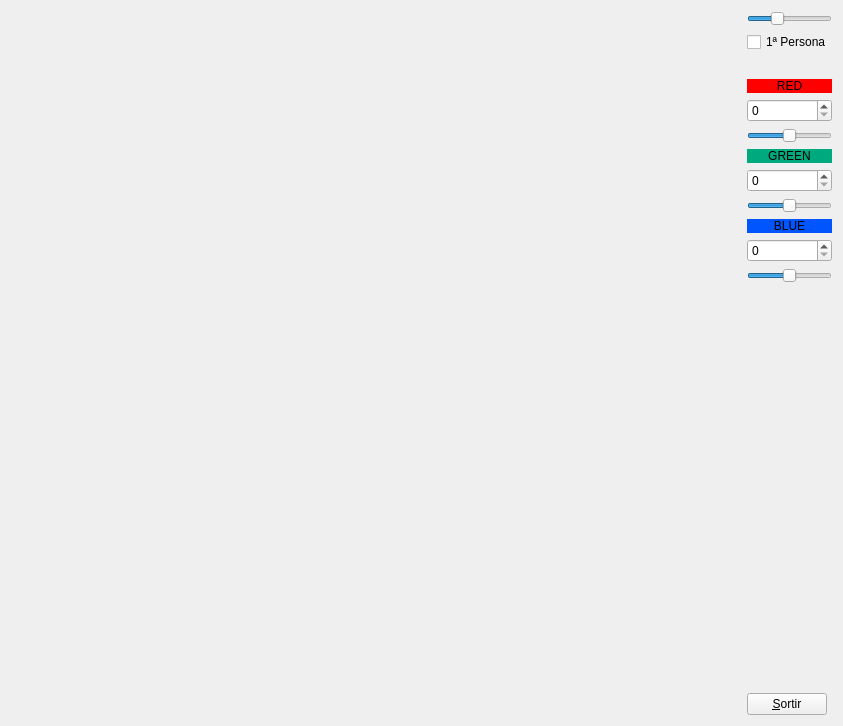
<?xml version="1.0" encoding="UTF-8"?>
<ui version="4.0">
 <class>MyForm</class>
 <widget class="QWidget" name="MyForm">
  <property name="geometry">
   <rect>
    <x>0</x>
    <y>0</y>
    <width>843</width>
    <height>726</height>
   </rect>
  </property>
  <property name="windowTitle">
   <string>Form</string>
  </property>
  <layout class="QHBoxLayout" name="horizontalLayout">
   <item>
    <widget class="MyGLWidget" name="widget" native="true">
     <property name="sizePolicy">
      <sizepolicy hsizetype="Expanding" vsizetype="Expanding">
       <horstretch>0</horstretch>
       <verstretch>0</verstretch>
      </sizepolicy>
     </property>
    </widget>
   </item>
   <item>
    <layout class="QVBoxLayout" name="verticalLayout">
     <item>
      <widget class="QSlider" name="horizontalSlider">
       <property name="sizePolicy">
        <sizepolicy hsizetype="Ignored" vsizetype="Fixed">
         <horstretch>0</horstretch>
         <verstretch>0</verstretch>
        </sizepolicy>
       </property>
       <property name="maximumSize">
        <size>
         <width>16777</width>
         <height>16777215</height>
        </size>
       </property>
       <property name="maximum">
        <number>180</number>
       </property>
       <property name="value">
        <number>58</number>
       </property>
       <property name="orientation">
        <enum>Qt::Horizontal</enum>
       </property>
      </widget>
     </item>
     <item>
      <widget class="QCheckBox" name="checkBox">
       <property name="text">
        <string>1ª Persona</string>
       </property>
      </widget>
     </item>
     <item>
      <spacer name="verticalSpacer_2">
       <property name="orientation">
        <enum>Qt::Vertical</enum>
       </property>
       <property name="sizeType">
        <enum>QSizePolicy::Preferred</enum>
       </property>
       <property name="sizeHint" stdset="0">
        <size>
         <width>20</width>
         <height>21</height>
        </size>
       </property>
      </spacer>
     </item>
     <item>
      <widget class="QLabel" name="label">
       <property name="palette">
        <palette>
         <active>
          <colorrole role="WindowText">
           <brush brushstyle="SolidPattern">
            <color alpha="255">
             <red>0</red>
             <green>0</green>
             <blue>0</blue>
            </color>
           </brush>
          </colorrole>
          <colorrole role="Button">
           <brush brushstyle="SolidPattern">
            <color alpha="255">
             <red>255</red>
             <green>0</green>
             <blue>0</blue>
            </color>
           </brush>
          </colorrole>
          <colorrole role="Light">
           <brush brushstyle="SolidPattern">
            <color alpha="255">
             <red>255</red>
             <green>127</green>
             <blue>127</blue>
            </color>
           </brush>
          </colorrole>
          <colorrole role="Midlight">
           <brush brushstyle="SolidPattern">
            <color alpha="255">
             <red>255</red>
             <green>63</green>
             <blue>63</blue>
            </color>
           </brush>
          </colorrole>
          <colorrole role="Dark">
           <brush brushstyle="SolidPattern">
            <color alpha="255">
             <red>127</red>
             <green>0</green>
             <blue>0</blue>
            </color>
           </brush>
          </colorrole>
          <colorrole role="Mid">
           <brush brushstyle="SolidPattern">
            <color alpha="255">
             <red>170</red>
             <green>0</green>
             <blue>0</blue>
            </color>
           </brush>
          </colorrole>
          <colorrole role="Text">
           <brush brushstyle="SolidPattern">
            <color alpha="255">
             <red>0</red>
             <green>0</green>
             <blue>0</blue>
            </color>
           </brush>
          </colorrole>
          <colorrole role="BrightText">
           <brush brushstyle="SolidPattern">
            <color alpha="255">
             <red>255</red>
             <green>255</green>
             <blue>255</blue>
            </color>
           </brush>
          </colorrole>
          <colorrole role="ButtonText">
           <brush brushstyle="SolidPattern">
            <color alpha="255">
             <red>0</red>
             <green>0</green>
             <blue>0</blue>
            </color>
           </brush>
          </colorrole>
          <colorrole role="Base">
           <brush brushstyle="SolidPattern">
            <color alpha="255">
             <red>255</red>
             <green>255</green>
             <blue>255</blue>
            </color>
           </brush>
          </colorrole>
          <colorrole role="Window">
           <brush brushstyle="SolidPattern">
            <color alpha="255">
             <red>255</red>
             <green>0</green>
             <blue>0</blue>
            </color>
           </brush>
          </colorrole>
          <colorrole role="Shadow">
           <brush brushstyle="SolidPattern">
            <color alpha="255">
             <red>0</red>
             <green>0</green>
             <blue>0</blue>
            </color>
           </brush>
          </colorrole>
          <colorrole role="AlternateBase">
           <brush brushstyle="SolidPattern">
            <color alpha="255">
             <red>255</red>
             <green>127</green>
             <blue>127</blue>
            </color>
           </brush>
          </colorrole>
          <colorrole role="ToolTipBase">
           <brush brushstyle="SolidPattern">
            <color alpha="255">
             <red>255</red>
             <green>255</green>
             <blue>220</blue>
            </color>
           </brush>
          </colorrole>
          <colorrole role="ToolTipText">
           <brush brushstyle="SolidPattern">
            <color alpha="255">
             <red>0</red>
             <green>0</green>
             <blue>0</blue>
            </color>
           </brush>
          </colorrole>
         </active>
         <inactive>
          <colorrole role="WindowText">
           <brush brushstyle="SolidPattern">
            <color alpha="255">
             <red>0</red>
             <green>0</green>
             <blue>0</blue>
            </color>
           </brush>
          </colorrole>
          <colorrole role="Button">
           <brush brushstyle="SolidPattern">
            <color alpha="255">
             <red>255</red>
             <green>0</green>
             <blue>0</blue>
            </color>
           </brush>
          </colorrole>
          <colorrole role="Light">
           <brush brushstyle="SolidPattern">
            <color alpha="255">
             <red>255</red>
             <green>127</green>
             <blue>127</blue>
            </color>
           </brush>
          </colorrole>
          <colorrole role="Midlight">
           <brush brushstyle="SolidPattern">
            <color alpha="255">
             <red>255</red>
             <green>63</green>
             <blue>63</blue>
            </color>
           </brush>
          </colorrole>
          <colorrole role="Dark">
           <brush brushstyle="SolidPattern">
            <color alpha="255">
             <red>127</red>
             <green>0</green>
             <blue>0</blue>
            </color>
           </brush>
          </colorrole>
          <colorrole role="Mid">
           <brush brushstyle="SolidPattern">
            <color alpha="255">
             <red>170</red>
             <green>0</green>
             <blue>0</blue>
            </color>
           </brush>
          </colorrole>
          <colorrole role="Text">
           <brush brushstyle="SolidPattern">
            <color alpha="255">
             <red>0</red>
             <green>0</green>
             <blue>0</blue>
            </color>
           </brush>
          </colorrole>
          <colorrole role="BrightText">
           <brush brushstyle="SolidPattern">
            <color alpha="255">
             <red>255</red>
             <green>255</green>
             <blue>255</blue>
            </color>
           </brush>
          </colorrole>
          <colorrole role="ButtonText">
           <brush brushstyle="SolidPattern">
            <color alpha="255">
             <red>0</red>
             <green>0</green>
             <blue>0</blue>
            </color>
           </brush>
          </colorrole>
          <colorrole role="Base">
           <brush brushstyle="SolidPattern">
            <color alpha="255">
             <red>255</red>
             <green>255</green>
             <blue>255</blue>
            </color>
           </brush>
          </colorrole>
          <colorrole role="Window">
           <brush brushstyle="SolidPattern">
            <color alpha="255">
             <red>255</red>
             <green>0</green>
             <blue>0</blue>
            </color>
           </brush>
          </colorrole>
          <colorrole role="Shadow">
           <brush brushstyle="SolidPattern">
            <color alpha="255">
             <red>0</red>
             <green>0</green>
             <blue>0</blue>
            </color>
           </brush>
          </colorrole>
          <colorrole role="AlternateBase">
           <brush brushstyle="SolidPattern">
            <color alpha="255">
             <red>255</red>
             <green>127</green>
             <blue>127</blue>
            </color>
           </brush>
          </colorrole>
          <colorrole role="ToolTipBase">
           <brush brushstyle="SolidPattern">
            <color alpha="255">
             <red>255</red>
             <green>255</green>
             <blue>220</blue>
            </color>
           </brush>
          </colorrole>
          <colorrole role="ToolTipText">
           <brush brushstyle="SolidPattern">
            <color alpha="255">
             <red>0</red>
             <green>0</green>
             <blue>0</blue>
            </color>
           </brush>
          </colorrole>
         </inactive>
         <disabled>
          <colorrole role="WindowText">
           <brush brushstyle="SolidPattern">
            <color alpha="255">
             <red>127</red>
             <green>0</green>
             <blue>0</blue>
            </color>
           </brush>
          </colorrole>
          <colorrole role="Button">
           <brush brushstyle="SolidPattern">
            <color alpha="255">
             <red>255</red>
             <green>0</green>
             <blue>0</blue>
            </color>
           </brush>
          </colorrole>
          <colorrole role="Light">
           <brush brushstyle="SolidPattern">
            <color alpha="255">
             <red>255</red>
             <green>127</green>
             <blue>127</blue>
            </color>
           </brush>
          </colorrole>
          <colorrole role="Midlight">
           <brush brushstyle="SolidPattern">
            <color alpha="255">
             <red>255</red>
             <green>63</green>
             <blue>63</blue>
            </color>
           </brush>
          </colorrole>
          <colorrole role="Dark">
           <brush brushstyle="SolidPattern">
            <color alpha="255">
             <red>127</red>
             <green>0</green>
             <blue>0</blue>
            </color>
           </brush>
          </colorrole>
          <colorrole role="Mid">
           <brush brushstyle="SolidPattern">
            <color alpha="255">
             <red>170</red>
             <green>0</green>
             <blue>0</blue>
            </color>
           </brush>
          </colorrole>
          <colorrole role="Text">
           <brush brushstyle="SolidPattern">
            <color alpha="255">
             <red>127</red>
             <green>0</green>
             <blue>0</blue>
            </color>
           </brush>
          </colorrole>
          <colorrole role="BrightText">
           <brush brushstyle="SolidPattern">
            <color alpha="255">
             <red>255</red>
             <green>255</green>
             <blue>255</blue>
            </color>
           </brush>
          </colorrole>
          <colorrole role="ButtonText">
           <brush brushstyle="SolidPattern">
            <color alpha="255">
             <red>127</red>
             <green>0</green>
             <blue>0</blue>
            </color>
           </brush>
          </colorrole>
          <colorrole role="Base">
           <brush brushstyle="SolidPattern">
            <color alpha="255">
             <red>255</red>
             <green>0</green>
             <blue>0</blue>
            </color>
           </brush>
          </colorrole>
          <colorrole role="Window">
           <brush brushstyle="SolidPattern">
            <color alpha="255">
             <red>255</red>
             <green>0</green>
             <blue>0</blue>
            </color>
           </brush>
          </colorrole>
          <colorrole role="Shadow">
           <brush brushstyle="SolidPattern">
            <color alpha="255">
             <red>0</red>
             <green>0</green>
             <blue>0</blue>
            </color>
           </brush>
          </colorrole>
          <colorrole role="AlternateBase">
           <brush brushstyle="SolidPattern">
            <color alpha="255">
             <red>255</red>
             <green>0</green>
             <blue>0</blue>
            </color>
           </brush>
          </colorrole>
          <colorrole role="ToolTipBase">
           <brush brushstyle="SolidPattern">
            <color alpha="255">
             <red>255</red>
             <green>255</green>
             <blue>220</blue>
            </color>
           </brush>
          </colorrole>
          <colorrole role="ToolTipText">
           <brush brushstyle="SolidPattern">
            <color alpha="255">
             <red>0</red>
             <green>0</green>
             <blue>0</blue>
            </color>
           </brush>
          </colorrole>
         </disabled>
        </palette>
       </property>
       <property name="autoFillBackground">
        <bool>true</bool>
       </property>
       <property name="text">
        <string>RED</string>
       </property>
       <property name="textFormat">
        <enum>Qt::RichText</enum>
       </property>
       <property name="alignment">
        <set>Qt::AlignCenter</set>
       </property>
      </widget>
     </item>
     <item>
      <widget class="QSpinBox" name="spinBox"/>
     </item>
     <item>
      <widget class="QSlider" name="horizontalSlider_2">
       <property name="sizePolicy">
        <sizepolicy hsizetype="Minimum" vsizetype="Minimum">
         <horstretch>0</horstretch>
         <verstretch>0</verstretch>
        </sizepolicy>
       </property>
       <property name="maximum">
        <number>100</number>
       </property>
       <property name="value">
        <number>50</number>
       </property>
       <property name="orientation">
        <enum>Qt::Horizontal</enum>
       </property>
      </widget>
     </item>
     <item>
      <widget class="QLabel" name="label_2">
       <property name="palette">
        <palette>
         <active>
          <colorrole role="WindowText">
           <brush brushstyle="SolidPattern">
            <color alpha="255">
             <red>0</red>
             <green>0</green>
             <blue>0</blue>
            </color>
           </brush>
          </colorrole>
          <colorrole role="Button">
           <brush brushstyle="SolidPattern">
            <color alpha="255">
             <red>0</red>
             <green>170</green>
             <blue>127</blue>
            </color>
           </brush>
          </colorrole>
          <colorrole role="Light">
           <brush brushstyle="SolidPattern">
            <color alpha="255">
             <red>0</red>
             <green>255</green>
             <blue>191</blue>
            </color>
           </brush>
          </colorrole>
          <colorrole role="Midlight">
           <brush brushstyle="SolidPattern">
            <color alpha="255">
             <red>0</red>
             <green>212</green>
             <blue>159</blue>
            </color>
           </brush>
          </colorrole>
          <colorrole role="Dark">
           <brush brushstyle="SolidPattern">
            <color alpha="255">
             <red>0</red>
             <green>85</green>
             <blue>63</blue>
            </color>
           </brush>
          </colorrole>
          <colorrole role="Mid">
           <brush brushstyle="SolidPattern">
            <color alpha="255">
             <red>0</red>
             <green>113</green>
             <blue>84</blue>
            </color>
           </brush>
          </colorrole>
          <colorrole role="Text">
           <brush brushstyle="SolidPattern">
            <color alpha="255">
             <red>0</red>
             <green>0</green>
             <blue>0</blue>
            </color>
           </brush>
          </colorrole>
          <colorrole role="BrightText">
           <brush brushstyle="SolidPattern">
            <color alpha="255">
             <red>255</red>
             <green>255</green>
             <blue>255</blue>
            </color>
           </brush>
          </colorrole>
          <colorrole role="ButtonText">
           <brush brushstyle="SolidPattern">
            <color alpha="255">
             <red>0</red>
             <green>0</green>
             <blue>0</blue>
            </color>
           </brush>
          </colorrole>
          <colorrole role="Base">
           <brush brushstyle="SolidPattern">
            <color alpha="255">
             <red>255</red>
             <green>255</green>
             <blue>255</blue>
            </color>
           </brush>
          </colorrole>
          <colorrole role="Window">
           <brush brushstyle="SolidPattern">
            <color alpha="255">
             <red>0</red>
             <green>170</green>
             <blue>127</blue>
            </color>
           </brush>
          </colorrole>
          <colorrole role="Shadow">
           <brush brushstyle="SolidPattern">
            <color alpha="255">
             <red>0</red>
             <green>0</green>
             <blue>0</blue>
            </color>
           </brush>
          </colorrole>
          <colorrole role="AlternateBase">
           <brush brushstyle="SolidPattern">
            <color alpha="255">
             <red>127</red>
             <green>212</green>
             <blue>191</blue>
            </color>
           </brush>
          </colorrole>
          <colorrole role="ToolTipBase">
           <brush brushstyle="SolidPattern">
            <color alpha="255">
             <red>255</red>
             <green>255</green>
             <blue>220</blue>
            </color>
           </brush>
          </colorrole>
          <colorrole role="ToolTipText">
           <brush brushstyle="SolidPattern">
            <color alpha="255">
             <red>0</red>
             <green>0</green>
             <blue>0</blue>
            </color>
           </brush>
          </colorrole>
         </active>
         <inactive>
          <colorrole role="WindowText">
           <brush brushstyle="SolidPattern">
            <color alpha="255">
             <red>0</red>
             <green>0</green>
             <blue>0</blue>
            </color>
           </brush>
          </colorrole>
          <colorrole role="Button">
           <brush brushstyle="SolidPattern">
            <color alpha="255">
             <red>0</red>
             <green>170</green>
             <blue>127</blue>
            </color>
           </brush>
          </colorrole>
          <colorrole role="Light">
           <brush brushstyle="SolidPattern">
            <color alpha="255">
             <red>0</red>
             <green>255</green>
             <blue>191</blue>
            </color>
           </brush>
          </colorrole>
          <colorrole role="Midlight">
           <brush brushstyle="SolidPattern">
            <color alpha="255">
             <red>0</red>
             <green>212</green>
             <blue>159</blue>
            </color>
           </brush>
          </colorrole>
          <colorrole role="Dark">
           <brush brushstyle="SolidPattern">
            <color alpha="255">
             <red>0</red>
             <green>85</green>
             <blue>63</blue>
            </color>
           </brush>
          </colorrole>
          <colorrole role="Mid">
           <brush brushstyle="SolidPattern">
            <color alpha="255">
             <red>0</red>
             <green>113</green>
             <blue>84</blue>
            </color>
           </brush>
          </colorrole>
          <colorrole role="Text">
           <brush brushstyle="SolidPattern">
            <color alpha="255">
             <red>0</red>
             <green>0</green>
             <blue>0</blue>
            </color>
           </brush>
          </colorrole>
          <colorrole role="BrightText">
           <brush brushstyle="SolidPattern">
            <color alpha="255">
             <red>255</red>
             <green>255</green>
             <blue>255</blue>
            </color>
           </brush>
          </colorrole>
          <colorrole role="ButtonText">
           <brush brushstyle="SolidPattern">
            <color alpha="255">
             <red>0</red>
             <green>0</green>
             <blue>0</blue>
            </color>
           </brush>
          </colorrole>
          <colorrole role="Base">
           <brush brushstyle="SolidPattern">
            <color alpha="255">
             <red>255</red>
             <green>255</green>
             <blue>255</blue>
            </color>
           </brush>
          </colorrole>
          <colorrole role="Window">
           <brush brushstyle="SolidPattern">
            <color alpha="255">
             <red>0</red>
             <green>170</green>
             <blue>127</blue>
            </color>
           </brush>
          </colorrole>
          <colorrole role="Shadow">
           <brush brushstyle="SolidPattern">
            <color alpha="255">
             <red>0</red>
             <green>0</green>
             <blue>0</blue>
            </color>
           </brush>
          </colorrole>
          <colorrole role="AlternateBase">
           <brush brushstyle="SolidPattern">
            <color alpha="255">
             <red>127</red>
             <green>212</green>
             <blue>191</blue>
            </color>
           </brush>
          </colorrole>
          <colorrole role="ToolTipBase">
           <brush brushstyle="SolidPattern">
            <color alpha="255">
             <red>255</red>
             <green>255</green>
             <blue>220</blue>
            </color>
           </brush>
          </colorrole>
          <colorrole role="ToolTipText">
           <brush brushstyle="SolidPattern">
            <color alpha="255">
             <red>0</red>
             <green>0</green>
             <blue>0</blue>
            </color>
           </brush>
          </colorrole>
         </inactive>
         <disabled>
          <colorrole role="WindowText">
           <brush brushstyle="SolidPattern">
            <color alpha="255">
             <red>0</red>
             <green>85</green>
             <blue>63</blue>
            </color>
           </brush>
          </colorrole>
          <colorrole role="Button">
           <brush brushstyle="SolidPattern">
            <color alpha="255">
             <red>0</red>
             <green>170</green>
             <blue>127</blue>
            </color>
           </brush>
          </colorrole>
          <colorrole role="Light">
           <brush brushstyle="SolidPattern">
            <color alpha="255">
             <red>0</red>
             <green>255</green>
             <blue>191</blue>
            </color>
           </brush>
          </colorrole>
          <colorrole role="Midlight">
           <brush brushstyle="SolidPattern">
            <color alpha="255">
             <red>0</red>
             <green>212</green>
             <blue>159</blue>
            </color>
           </brush>
          </colorrole>
          <colorrole role="Dark">
           <brush brushstyle="SolidPattern">
            <color alpha="255">
             <red>0</red>
             <green>85</green>
             <blue>63</blue>
            </color>
           </brush>
          </colorrole>
          <colorrole role="Mid">
           <brush brushstyle="SolidPattern">
            <color alpha="255">
             <red>0</red>
             <green>113</green>
             <blue>84</blue>
            </color>
           </brush>
          </colorrole>
          <colorrole role="Text">
           <brush brushstyle="SolidPattern">
            <color alpha="255">
             <red>0</red>
             <green>85</green>
             <blue>63</blue>
            </color>
           </brush>
          </colorrole>
          <colorrole role="BrightText">
           <brush brushstyle="SolidPattern">
            <color alpha="255">
             <red>255</red>
             <green>255</green>
             <blue>255</blue>
            </color>
           </brush>
          </colorrole>
          <colorrole role="ButtonText">
           <brush brushstyle="SolidPattern">
            <color alpha="255">
             <red>0</red>
             <green>85</green>
             <blue>63</blue>
            </color>
           </brush>
          </colorrole>
          <colorrole role="Base">
           <brush brushstyle="SolidPattern">
            <color alpha="255">
             <red>0</red>
             <green>170</green>
             <blue>127</blue>
            </color>
           </brush>
          </colorrole>
          <colorrole role="Window">
           <brush brushstyle="SolidPattern">
            <color alpha="255">
             <red>0</red>
             <green>170</green>
             <blue>127</blue>
            </color>
           </brush>
          </colorrole>
          <colorrole role="Shadow">
           <brush brushstyle="SolidPattern">
            <color alpha="255">
             <red>0</red>
             <green>0</green>
             <blue>0</blue>
            </color>
           </brush>
          </colorrole>
          <colorrole role="AlternateBase">
           <brush brushstyle="SolidPattern">
            <color alpha="255">
             <red>0</red>
             <green>170</green>
             <blue>127</blue>
            </color>
           </brush>
          </colorrole>
          <colorrole role="ToolTipBase">
           <brush brushstyle="SolidPattern">
            <color alpha="255">
             <red>255</red>
             <green>255</green>
             <blue>220</blue>
            </color>
           </brush>
          </colorrole>
          <colorrole role="ToolTipText">
           <brush brushstyle="SolidPattern">
            <color alpha="255">
             <red>0</red>
             <green>0</green>
             <blue>0</blue>
            </color>
           </brush>
          </colorrole>
         </disabled>
        </palette>
       </property>
       <property name="autoFillBackground">
        <bool>true</bool>
       </property>
       <property name="text">
        <string>GREEN</string>
       </property>
       <property name="textFormat">
        <enum>Qt::RichText</enum>
       </property>
       <property name="alignment">
        <set>Qt::AlignCenter</set>
       </property>
      </widget>
     </item>
     <item>
      <widget class="QSpinBox" name="spinBox_2"/>
     </item>
     <item>
      <widget class="QSlider" name="horizontalSlider_3">
       <property name="sizePolicy">
        <sizepolicy hsizetype="Minimum" vsizetype="Fixed">
         <horstretch>0</horstretch>
         <verstretch>0</verstretch>
        </sizepolicy>
       </property>
       <property name="maximum">
        <number>100</number>
       </property>
       <property name="value">
        <number>50</number>
       </property>
       <property name="orientation">
        <enum>Qt::Horizontal</enum>
       </property>
      </widget>
     </item>
     <item>
      <widget class="QLabel" name="label_3">
       <property name="palette">
        <palette>
         <active>
          <colorrole role="WindowText">
           <brush brushstyle="SolidPattern">
            <color alpha="255">
             <red>0</red>
             <green>0</green>
             <blue>0</blue>
            </color>
           </brush>
          </colorrole>
          <colorrole role="Button">
           <brush brushstyle="SolidPattern">
            <color alpha="255">
             <red>0</red>
             <green>85</green>
             <blue>255</blue>
            </color>
           </brush>
          </colorrole>
          <colorrole role="Light">
           <brush brushstyle="SolidPattern">
            <color alpha="255">
             <red>127</red>
             <green>170</green>
             <blue>255</blue>
            </color>
           </brush>
          </colorrole>
          <colorrole role="Midlight">
           <brush brushstyle="SolidPattern">
            <color alpha="255">
             <red>63</red>
             <green>127</green>
             <blue>255</blue>
            </color>
           </brush>
          </colorrole>
          <colorrole role="Dark">
           <brush brushstyle="SolidPattern">
            <color alpha="255">
             <red>0</red>
             <green>42</green>
             <blue>127</blue>
            </color>
           </brush>
          </colorrole>
          <colorrole role="Mid">
           <brush brushstyle="SolidPattern">
            <color alpha="255">
             <red>0</red>
             <green>56</green>
             <blue>170</blue>
            </color>
           </brush>
          </colorrole>
          <colorrole role="Text">
           <brush brushstyle="SolidPattern">
            <color alpha="255">
             <red>0</red>
             <green>0</green>
             <blue>0</blue>
            </color>
           </brush>
          </colorrole>
          <colorrole role="BrightText">
           <brush brushstyle="SolidPattern">
            <color alpha="255">
             <red>255</red>
             <green>255</green>
             <blue>255</blue>
            </color>
           </brush>
          </colorrole>
          <colorrole role="ButtonText">
           <brush brushstyle="SolidPattern">
            <color alpha="255">
             <red>0</red>
             <green>0</green>
             <blue>0</blue>
            </color>
           </brush>
          </colorrole>
          <colorrole role="Base">
           <brush brushstyle="SolidPattern">
            <color alpha="255">
             <red>255</red>
             <green>255</green>
             <blue>255</blue>
            </color>
           </brush>
          </colorrole>
          <colorrole role="Window">
           <brush brushstyle="SolidPattern">
            <color alpha="255">
             <red>0</red>
             <green>85</green>
             <blue>255</blue>
            </color>
           </brush>
          </colorrole>
          <colorrole role="Shadow">
           <brush brushstyle="SolidPattern">
            <color alpha="255">
             <red>0</red>
             <green>0</green>
             <blue>0</blue>
            </color>
           </brush>
          </colorrole>
          <colorrole role="AlternateBase">
           <brush brushstyle="SolidPattern">
            <color alpha="255">
             <red>127</red>
             <green>170</green>
             <blue>255</blue>
            </color>
           </brush>
          </colorrole>
          <colorrole role="ToolTipBase">
           <brush brushstyle="SolidPattern">
            <color alpha="255">
             <red>255</red>
             <green>255</green>
             <blue>220</blue>
            </color>
           </brush>
          </colorrole>
          <colorrole role="ToolTipText">
           <brush brushstyle="SolidPattern">
            <color alpha="255">
             <red>0</red>
             <green>0</green>
             <blue>0</blue>
            </color>
           </brush>
          </colorrole>
         </active>
         <inactive>
          <colorrole role="WindowText">
           <brush brushstyle="SolidPattern">
            <color alpha="255">
             <red>0</red>
             <green>0</green>
             <blue>0</blue>
            </color>
           </brush>
          </colorrole>
          <colorrole role="Button">
           <brush brushstyle="SolidPattern">
            <color alpha="255">
             <red>0</red>
             <green>85</green>
             <blue>255</blue>
            </color>
           </brush>
          </colorrole>
          <colorrole role="Light">
           <brush brushstyle="SolidPattern">
            <color alpha="255">
             <red>127</red>
             <green>170</green>
             <blue>255</blue>
            </color>
           </brush>
          </colorrole>
          <colorrole role="Midlight">
           <brush brushstyle="SolidPattern">
            <color alpha="255">
             <red>63</red>
             <green>127</green>
             <blue>255</blue>
            </color>
           </brush>
          </colorrole>
          <colorrole role="Dark">
           <brush brushstyle="SolidPattern">
            <color alpha="255">
             <red>0</red>
             <green>42</green>
             <blue>127</blue>
            </color>
           </brush>
          </colorrole>
          <colorrole role="Mid">
           <brush brushstyle="SolidPattern">
            <color alpha="255">
             <red>0</red>
             <green>56</green>
             <blue>170</blue>
            </color>
           </brush>
          </colorrole>
          <colorrole role="Text">
           <brush brushstyle="SolidPattern">
            <color alpha="255">
             <red>0</red>
             <green>0</green>
             <blue>0</blue>
            </color>
           </brush>
          </colorrole>
          <colorrole role="BrightText">
           <brush brushstyle="SolidPattern">
            <color alpha="255">
             <red>255</red>
             <green>255</green>
             <blue>255</blue>
            </color>
           </brush>
          </colorrole>
          <colorrole role="ButtonText">
           <brush brushstyle="SolidPattern">
            <color alpha="255">
             <red>0</red>
             <green>0</green>
             <blue>0</blue>
            </color>
           </brush>
          </colorrole>
          <colorrole role="Base">
           <brush brushstyle="SolidPattern">
            <color alpha="255">
             <red>255</red>
             <green>255</green>
             <blue>255</blue>
            </color>
           </brush>
          </colorrole>
          <colorrole role="Window">
           <brush brushstyle="SolidPattern">
            <color alpha="255">
             <red>0</red>
             <green>85</green>
             <blue>255</blue>
            </color>
           </brush>
          </colorrole>
          <colorrole role="Shadow">
           <brush brushstyle="SolidPattern">
            <color alpha="255">
             <red>0</red>
             <green>0</green>
             <blue>0</blue>
            </color>
           </brush>
          </colorrole>
          <colorrole role="AlternateBase">
           <brush brushstyle="SolidPattern">
            <color alpha="255">
             <red>127</red>
             <green>170</green>
             <blue>255</blue>
            </color>
           </brush>
          </colorrole>
          <colorrole role="ToolTipBase">
           <brush brushstyle="SolidPattern">
            <color alpha="255">
             <red>255</red>
             <green>255</green>
             <blue>220</blue>
            </color>
           </brush>
          </colorrole>
          <colorrole role="ToolTipText">
           <brush brushstyle="SolidPattern">
            <color alpha="255">
             <red>0</red>
             <green>0</green>
             <blue>0</blue>
            </color>
           </brush>
          </colorrole>
         </inactive>
         <disabled>
          <colorrole role="WindowText">
           <brush brushstyle="SolidPattern">
            <color alpha="255">
             <red>0</red>
             <green>42</green>
             <blue>127</blue>
            </color>
           </brush>
          </colorrole>
          <colorrole role="Button">
           <brush brushstyle="SolidPattern">
            <color alpha="255">
             <red>0</red>
             <green>85</green>
             <blue>255</blue>
            </color>
           </brush>
          </colorrole>
          <colorrole role="Light">
           <brush brushstyle="SolidPattern">
            <color alpha="255">
             <red>127</red>
             <green>170</green>
             <blue>255</blue>
            </color>
           </brush>
          </colorrole>
          <colorrole role="Midlight">
           <brush brushstyle="SolidPattern">
            <color alpha="255">
             <red>63</red>
             <green>127</green>
             <blue>255</blue>
            </color>
           </brush>
          </colorrole>
          <colorrole role="Dark">
           <brush brushstyle="SolidPattern">
            <color alpha="255">
             <red>0</red>
             <green>42</green>
             <blue>127</blue>
            </color>
           </brush>
          </colorrole>
          <colorrole role="Mid">
           <brush brushstyle="SolidPattern">
            <color alpha="255">
             <red>0</red>
             <green>56</green>
             <blue>170</blue>
            </color>
           </brush>
          </colorrole>
          <colorrole role="Text">
           <brush brushstyle="SolidPattern">
            <color alpha="255">
             <red>0</red>
             <green>42</green>
             <blue>127</blue>
            </color>
           </brush>
          </colorrole>
          <colorrole role="BrightText">
           <brush brushstyle="SolidPattern">
            <color alpha="255">
             <red>255</red>
             <green>255</green>
             <blue>255</blue>
            </color>
           </brush>
          </colorrole>
          <colorrole role="ButtonText">
           <brush brushstyle="SolidPattern">
            <color alpha="255">
             <red>0</red>
             <green>42</green>
             <blue>127</blue>
            </color>
           </brush>
          </colorrole>
          <colorrole role="Base">
           <brush brushstyle="SolidPattern">
            <color alpha="255">
             <red>0</red>
             <green>85</green>
             <blue>255</blue>
            </color>
           </brush>
          </colorrole>
          <colorrole role="Window">
           <brush brushstyle="SolidPattern">
            <color alpha="255">
             <red>0</red>
             <green>85</green>
             <blue>255</blue>
            </color>
           </brush>
          </colorrole>
          <colorrole role="Shadow">
           <brush brushstyle="SolidPattern">
            <color alpha="255">
             <red>0</red>
             <green>0</green>
             <blue>0</blue>
            </color>
           </brush>
          </colorrole>
          <colorrole role="AlternateBase">
           <brush brushstyle="SolidPattern">
            <color alpha="255">
             <red>0</red>
             <green>85</green>
             <blue>255</blue>
            </color>
           </brush>
          </colorrole>
          <colorrole role="ToolTipBase">
           <brush brushstyle="SolidPattern">
            <color alpha="255">
             <red>255</red>
             <green>255</green>
             <blue>220</blue>
            </color>
           </brush>
          </colorrole>
          <colorrole role="ToolTipText">
           <brush brushstyle="SolidPattern">
            <color alpha="255">
             <red>0</red>
             <green>0</green>
             <blue>0</blue>
            </color>
           </brush>
          </colorrole>
         </disabled>
        </palette>
       </property>
       <property name="autoFillBackground">
        <bool>true</bool>
       </property>
       <property name="text">
        <string>BLUE</string>
       </property>
       <property name="textFormat">
        <enum>Qt::RichText</enum>
       </property>
       <property name="alignment">
        <set>Qt::AlignCenter</set>
       </property>
      </widget>
     </item>
     <item>
      <widget class="QSpinBox" name="spinBox_3"/>
     </item>
     <item>
      <widget class="QSlider" name="horizontalSlider_4">
       <property name="sizePolicy">
        <sizepolicy hsizetype="Minimum" vsizetype="Fixed">
         <horstretch>0</horstretch>
         <verstretch>0</verstretch>
        </sizepolicy>
       </property>
       <property name="maximum">
        <number>100</number>
       </property>
       <property name="value">
        <number>50</number>
       </property>
       <property name="orientation">
        <enum>Qt::Horizontal</enum>
       </property>
      </widget>
     </item>
     <item>
      <layout class="QHBoxLayout" name="horizontalLayout_4"/>
     </item>
     <item>
      <spacer name="verticalSpacer">
       <property name="orientation">
        <enum>Qt::Vertical</enum>
       </property>
       <property name="sizeHint" stdset="0">
        <size>
         <width>20</width>
         <height>40</height>
        </size>
       </property>
      </spacer>
     </item>
     <item>
      <widget class="QPushButton" name="pushButton">
       <property name="sizePolicy">
        <sizepolicy hsizetype="Fixed" vsizetype="Fixed">
         <horstretch>0</horstretch>
         <verstretch>0</verstretch>
        </sizepolicy>
       </property>
       <property name="text">
        <string>&amp;Sortir</string>
       </property>
      </widget>
     </item>
    </layout>
   </item>
  </layout>
 </widget>
 <customwidgets>
  <customwidget>
   <class>MyGLWidget</class>
   <extends>QWidget</extends>
   <header>MyGLWidget.h</header>
   <container>1</container>
   <slots>
    <signal>angle1(int)</signal>
    <signal>angle2(int)</signal>
    <signal>angleX(int)</signal>
    <signal>angleY(int)</signal>
    <signal>zoom_signal(int)</signal>
    <signal>radio1persona()</signal>
    <slot>changeZoom(int)</slot>
    <slot>chargeLego()</slot>
    <slot>chargePatricio()</slot>
    <slot>chargeHomer()</slot>
    <slot>chargePatricio2()</slot>
    <slot>setPerspective()</slot>
    <slot>setOrthogonal()</slot>
    <slot>setEscala(int)</slot>
    <slot>eulerX(int)</slot>
    <slot>eulerY(int)</slot>
    <slot>camerapersp()</slot>
    <slot>cameraaxon()</slot>
    <slot>pat()</slot>
    <slot>lego()</slot>
    <slot>zoom(int)</slot>
    <slot>escala(int)</slot>
    <slot>anglex(int)</slot>
    <slot>angley(int)</slot>
    <slot>colorterra(int,int,int)</slot>
    <slot>green(int)</slot>
    <slot>red(int)</slot>
    <slot>blue(int)</slot>
    <slot>changeTerraColor(int,int,int)</slot>
    <slot>viewportW(int)</slot>
    <slot>viewportH(int)</slot>
    <slot>setRed(float)</slot>
    <slot>setGreen(float)</slot>
    <slot>setBlue(float)</slot>
    <slot>set1persona()</slot>
   </slots>
  </customwidget>
 </customwidgets>
 <resources/>
 <connections>
  <connection>
   <sender>pushButton</sender>
   <signal>clicked()</signal>
   <receiver>MyForm</receiver>
   <slot>close()</slot>
   <hints>
    <hint type="sourcelabel">
     <x>790</x>
     <y>718</y>
    </hint>
    <hint type="destinationlabel">
     <x>839</x>
     <y>529</y>
    </hint>
   </hints>
  </connection>
  <connection>
   <sender>horizontalSlider</sender>
   <signal>valueChanged(int)</signal>
   <receiver>widget</receiver>
   <slot>changeZoom(int)</slot>
   <hints>
    <hint type="sourcelabel">
     <x>765</x>
     <y>21</y>
    </hint>
    <hint type="destinationlabel">
     <x>686</x>
     <y>62</y>
    </hint>
   </hints>
  </connection>
  <connection>
   <sender>widget</sender>
   <signal>zoom_signal(int)</signal>
   <receiver>horizontalSlider</receiver>
   <slot>setValue(int)</slot>
   <hints>
    <hint type="sourcelabel">
     <x>656</x>
     <y>24</y>
    </hint>
    <hint type="destinationlabel">
     <x>744</x>
     <y>20</y>
    </hint>
   </hints>
  </connection>
  <connection>
   <sender>widget</sender>
   <signal>radio1persona()</signal>
   <receiver>checkBox</receiver>
   <slot>toggle()</slot>
   <hints>
    <hint type="sourcelabel">
     <x>690</x>
     <y>160</y>
    </hint>
    <hint type="destinationlabel">
     <x>801</x>
     <y>48</y>
    </hint>
   </hints>
  </connection>
  <connection>
   <sender>horizontalSlider_2</sender>
   <signal>valueChanged(int)</signal>
   <receiver>spinBox</receiver>
   <slot>setValue(int)</slot>
   <hints>
    <hint type="sourcelabel">
     <x>816</x>
     <y>164</y>
    </hint>
    <hint type="destinationlabel">
     <x>816</x>
     <y>140</y>
    </hint>
   </hints>
  </connection>
  <connection>
   <sender>horizontalSlider_3</sender>
   <signal>valueChanged(int)</signal>
   <receiver>spinBox_2</receiver>
   <slot>setValue(int)</slot>
   <hints>
    <hint type="sourcelabel">
     <x>775</x>
     <y>241</y>
    </hint>
    <hint type="destinationlabel">
     <x>779</x>
     <y>222</y>
    </hint>
   </hints>
  </connection>
  <connection>
   <sender>horizontalSlider_4</sender>
   <signal>valueChanged(int)</signal>
   <receiver>spinBox_3</receiver>
   <slot>setValue(int)</slot>
   <hints>
    <hint type="sourcelabel">
     <x>765</x>
     <y>332</y>
    </hint>
    <hint type="destinationlabel">
     <x>758</x>
     <y>309</y>
    </hint>
   </hints>
  </connection>
  <connection>
   <sender>spinBox</sender>
   <signal>valueChanged(int)</signal>
   <receiver>horizontalSlider_2</receiver>
   <slot>setValue(int)</slot>
   <hints>
    <hint type="sourcelabel">
     <x>760</x>
     <y>132</y>
    </hint>
    <hint type="destinationlabel">
     <x>758</x>
     <y>162</y>
    </hint>
   </hints>
  </connection>
  <connection>
   <sender>spinBox_2</sender>
   <signal>valueChanged(int)</signal>
   <receiver>horizontalSlider_3</receiver>
   <slot>setValue(int)</slot>
   <hints>
    <hint type="sourcelabel">
     <x>789</x>
     <y>222</y>
    </hint>
    <hint type="destinationlabel">
     <x>792</x>
     <y>246</y>
    </hint>
   </hints>
  </connection>
  <connection>
   <sender>spinBox_3</sender>
   <signal>valueChanged(int)</signal>
   <receiver>horizontalSlider_4</receiver>
   <slot>setValue(int)</slot>
   <hints>
    <hint type="sourcelabel">
     <x>805</x>
     <y>311</y>
    </hint>
    <hint type="destinationlabel">
     <x>805</x>
     <y>333</y>
    </hint>
   </hints>
  </connection>
  <connection>
   <sender>checkBox</sender>
   <signal>toggled(bool)</signal>
   <receiver>widget</receiver>
   <slot>set1persona()</slot>
   <hints>
    <hint type="sourcelabel">
     <x>771</x>
     <y>50</y>
    </hint>
    <hint type="destinationlabel">
     <x>606</x>
     <y>87</y>
    </hint>
   </hints>
  </connection>
  <connection>
   <sender>horizontalSlider_3</sender>
   <signal>valueChanged(int)</signal>
   <receiver>widget</receiver>
   <slot>setGreen(int)</slot>
   <hints>
    <hint type="sourcelabel">
     <x>831</x>
     <y>251</y>
    </hint>
    <hint type="destinationlabel">
     <x>719</x>
     <y>276</y>
    </hint>
   </hints>
  </connection>
  <connection>
   <sender>horizontalSlider_4</sender>
   <signal>valueChanged(int)</signal>
   <receiver>widget</receiver>
   <slot>setBlue(int)</slot>
   <hints>
    <hint type="sourcelabel">
     <x>819</x>
     <y>342</y>
    </hint>
    <hint type="destinationlabel">
     <x>725</x>
     <y>387</y>
    </hint>
   </hints>
  </connection>
  <connection>
   <sender>horizontalSlider_2</sender>
   <signal>valueChanged(int)</signal>
   <receiver>widget</receiver>
   <slot>setRed(int)</slot>
   <hints>
    <hint type="sourcelabel">
     <x>831</x>
     <y>160</y>
    </hint>
    <hint type="destinationlabel">
     <x>662</x>
     <y>184</y>
    </hint>
   </hints>
  </connection>
 </connections>
</ui>
